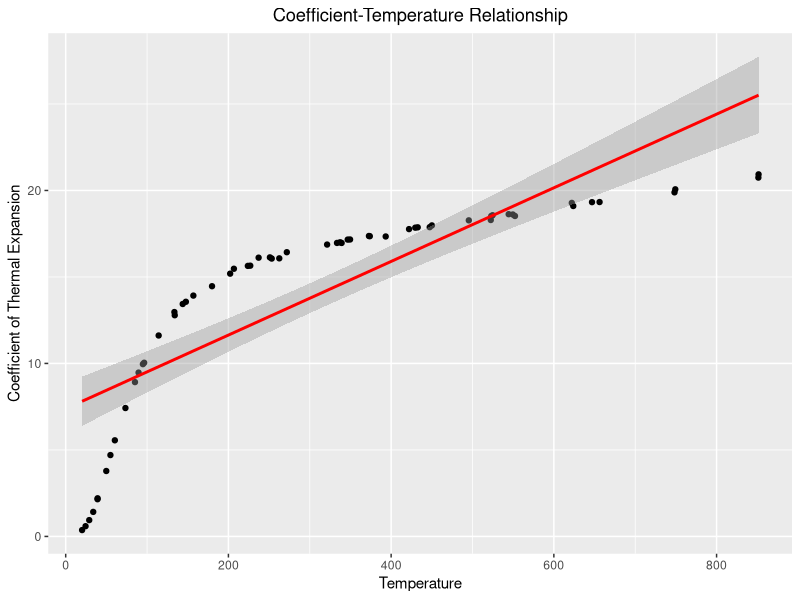
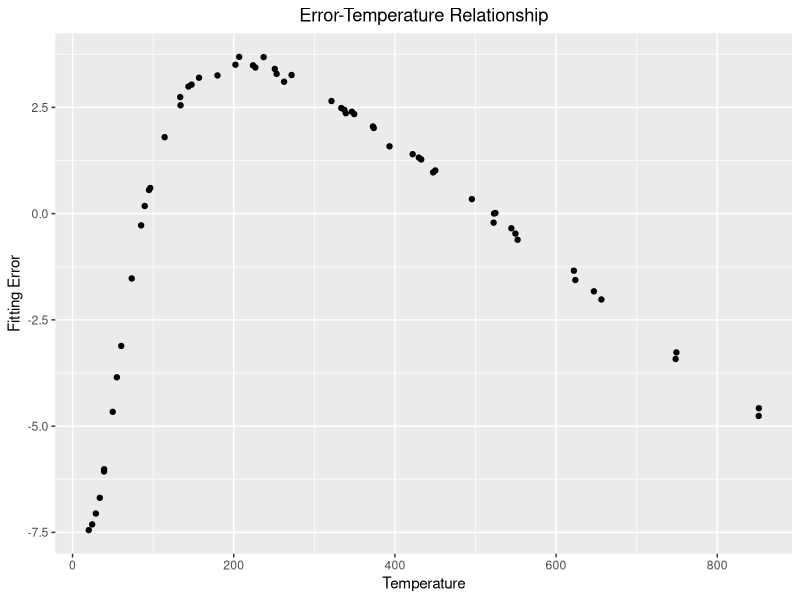
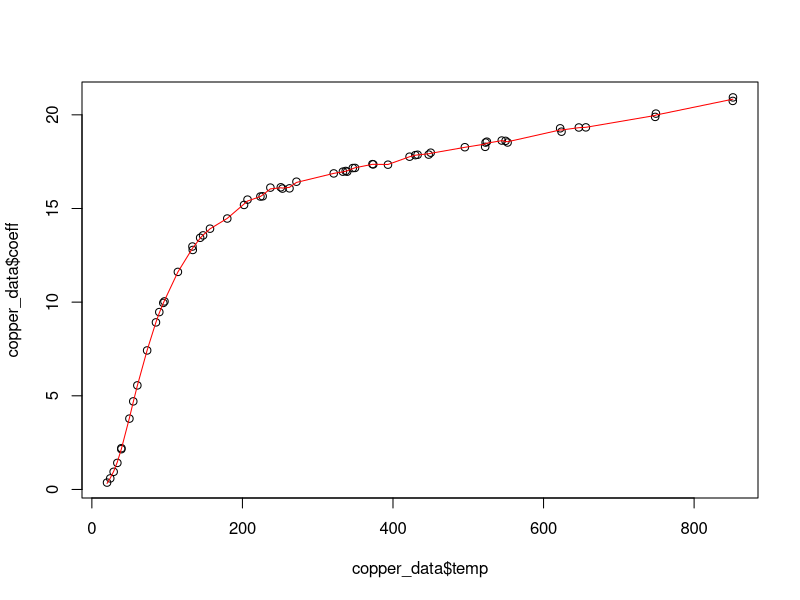

The R script that drew these images, in order:
#IsyE6416 Homework 4 Question 4
library(ggplot2)
copper_data = read.table("copper-new.txt")
names(copper_data) = c("coeff","temp")
View(copper_data)
#fit into a linear regression model
fit_copper = lm(coeff~temp,data = copper_data)
summary(fit_copper)
#calculate the fitting error
error = copper_data$coeff - fitted(fit_copper)
copper_error = data.frame(copper_data$temp,error)
names(copper_error) = c("temp","error")
avg_error = sum(error^2)/nrow(copper_data)
avg_error
#plot the coefficient-temperature relationship
pic1 = ggplot(aes(x = temp, y = coeff),data = copper_data) + geom_point()
pic1 = pic1 + stat_smooth(method = "lm", formula = y ~ x, color = "red")
pic1 = pic1 + labs(x = "Temperature", y = "Coefficient of Thermal Expansion", title = "Coefficient-Temperature Relationship", size = 12, face = "bold", family = "serif")
pic1 = pic1 + theme(plot.title = element_text(hjust = 0.5))
pic1
#plot the error-temperature relationship
pic2 = ggplot(aes(x = temp, y = error),data = copper_error) + geom_point()
pic2 = pic2 + labs(x = "Temperature", y = "Fitting Error", title = "Error-Temperature Relationship", size = 12, face = "bold", family = "serif")
pic2 = pic2 + theme(plot.title = element_text(hjust = 0.5))
pic2
#prepare the data
coeff_data = copper_data$coeff
temp_data = copper_data$temp
#fit into a spline non-linear regression
fit_copper_spline = smooth.spline(temp_data,coeff_data, cv = TRUE)
fit_copper_spline
#plot the fitted spline
optimal_fit_spline = smooth.spline(temp_data,coeff_data,spar = fit_copper_spline$spar)
plot(copper_data$temp,copper_data$coeff)
lines(optimal_fit_spline,col = "red")
#calculate the fitting error
predict_coeff = predict(optimal_fit_spline)$y
spline_error = (sum((copper_data$coeff - predict_coeff)^2))/(fit_copper_spline$df)
spline_error
#predict a specific coefficient using optimal spline
predict(optimal_fit_spline,400)$y
